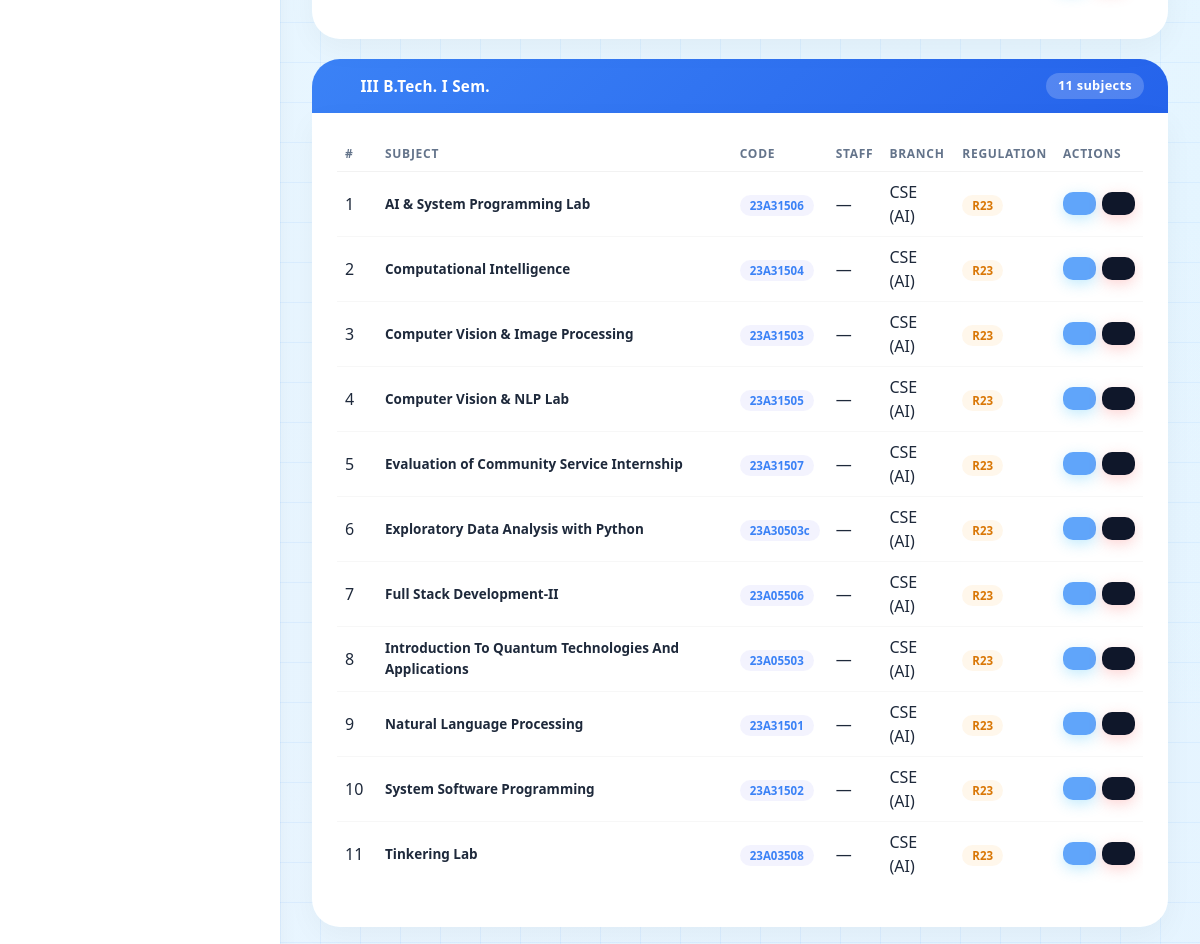
Page /subject/manage/ (signed in, middle part) on the earlier database version.
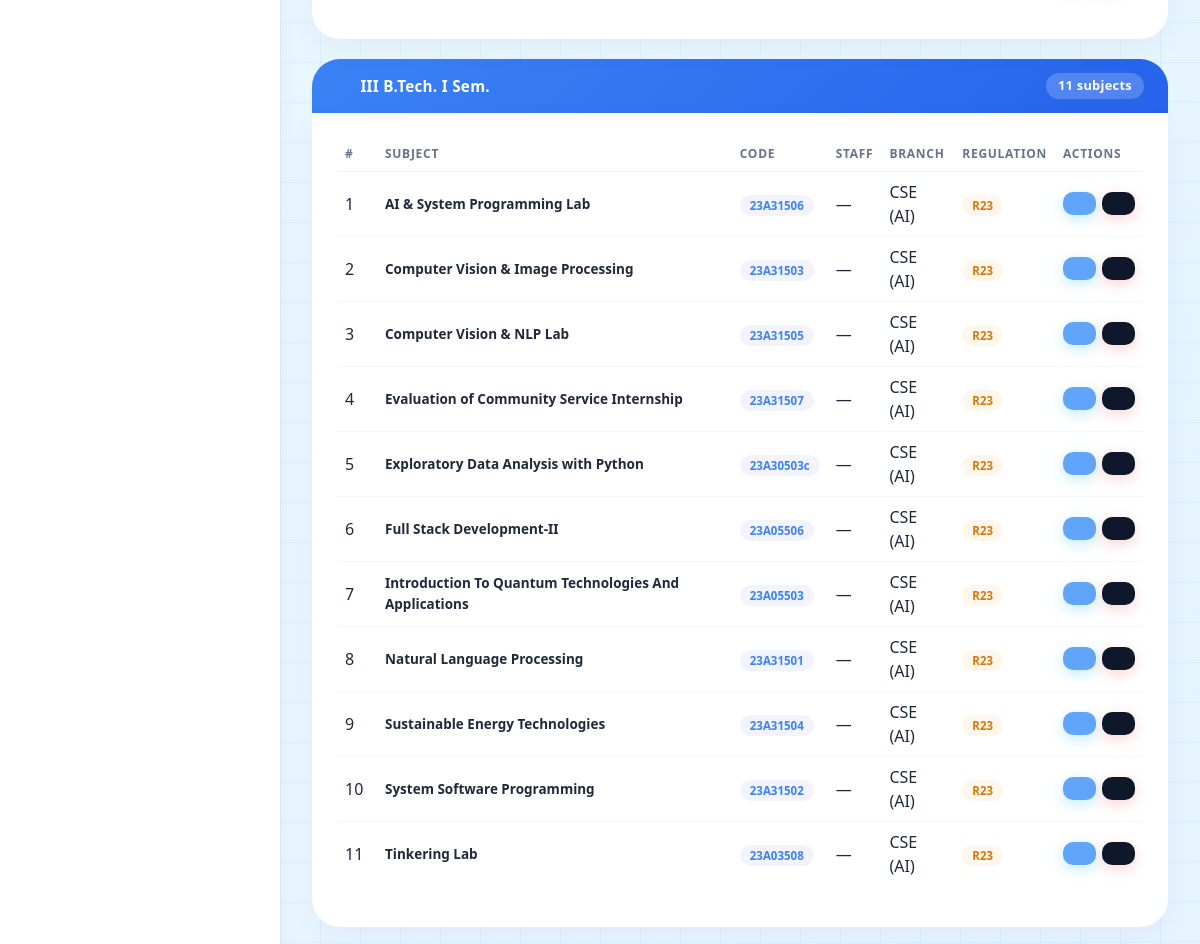
Same page on the later database version.
### main_app/models.py (models this page shows, shortened)
class Subject(models.Model):
    name = models.CharField(max_length=120)
    code = models.CharField(max_length=20, null=True, blank=True)
    max_marks = models.PositiveIntegerField(default=30)
    show_in_marks = models.BooleanField(default=True)
    staff = models.ForeignKey(Staff, on_delete=models.SET_NULL, null=True, blank=True)
    course = models.ForeignKey(Course, on_delete=models.CASCADE)
    regulation = models.ForeignKey(Regulation, on_delete=models.SET_NULL, null=True, blank=True)
    semester = models.CharField(max_length=1, choices=SEMESTER_CHOICES, null=True, blank=True)
    credits = models.FloatField(default=0)
    order = models.PositiveIntegerField(default=1, null=True, blank=True)
    updated_at = models.DateTimeField(auto_now=True)
    created_at = models.DateTimeField(auto_now_add=True)

class Course(models.Model):
    name = models.CharField(max_length=120)
    degree = models.ForeignKey(Degree, on_delete=models.CASCADE, null=True, blank=True)
    created_at = models.DateTimeField(auto_now_add=True)
    updated_at = models.DateTimeField(auto_now=True)

class Regulation(models.Model):
    name = models.CharField(max_length=120)
    course = models.ForeignKey(Course, on_delete=models.CASCADE, null=True, blank=True)
    session = models.ForeignKey(Session, on_delete=models.CASCADE, null=True, blank=True, verbose_name="Academic Year")
    created_at = models.DateTimeField(auto_now_add=True)
    updated_at = models.DateTimeField(auto_now=True)

### main_app/hod_views.py (the view)
# urls.py: path("subject/manage/", hod_views.manage_subject, name='manage_subject'),
def manage_subject(request):
    from collections import OrderedDict
    SEMESTER_DISPLAY = {
        '1': 'I B.Tech. I Sem.',
        '2': 'I B.Tech. II Sem.',
        '3': 'II B.Tech. I Sem.',
        '4': 'II B.Tech. II Sem.',
        '5': 'III B.Tech. I Sem.',
        '6': 'III B.Tech. II Sem.',
        '7': 'IV B.Tech. I Sem.',
        '8': 'IV B.Tech. II Sem.',
    }
    subjects = Subject.objects.all().select_related('staff__admin', 'course', 'regulation').order_by('semester', 'name')
    semester_subjects = OrderedDict()
    for sem_key in ['1', '2', '3', '4', '5', '6', '7', '8']:
        sem_name = SEMESTER_DISPLAY[sem_key]
        sem_subs = [s for s in subjects if s.semester == sem_key]
        semester_subjects[sem_name] = sem_subs
    unassigned = [s for s in subjects if not s.semester]
    if unassigned:
        semester_subjects['Unassigned'] = unassigned
    context = {
        'semester_subjects': semester_subjects,
        'page_title': 'Manage Subjects'
    }
    return render(request, "hod_template/manage_subject.html", context)

### main_app/models.py (called while the page is built)
    def __str__(self):
        return  self.first_name + " " + self.last_name

### main_app/templates/hod_template/manage_subject.html (shortened to what this page needs)
{% extends 'main_app/erpnext_base.html' %} {% load static %} {% block page_title %}{{ page_title }}{% endblock page_title %}
  {% block content %} {% for sem_name, subjects in semester_subjects.items %} <div class="semester-section">     <div class="semester-badge">         <span><i class="fas fa-layer-group me-2"></i> {{ sem_name }}</span>         <span class="count">{{ subjects|length }} subject{{ subjects|length|pluralize }}</span>     </div>     <div class="erpnext-card" style="border-top:none !important;">         <div class="card-body" style="padding:0;">             {% if subjects %}             <div class="table-responsive"                 style="border:none; box-shadow:none; border-radius:0; background:transparent; backdrop-filter:none;">                 <table class="table">                     <thead>                         <tr>                             <th style="width:40px;">#</th>                             <th>Subject</th>                             <th>Code</th>                             <th>Staff</th>                             <th>Branch</th>                             <th>Regulation</th>                             <th>Actions</th>                         </tr>                     </thead>                     <tbody>                         {% for subject in subjects %}                         <tr>                             <td>{{ forloop.counter }}</td>                             <td class="sub-name">{{ subject.name }}</td>                             <td><span class="sub-code-badge">{{ subject.code|default:"—" }}</span></td>                             <td>{{ subject.staff.admin|default:"—" }}</td>                             <td>{{ subject.course.name }}</td>                             <td>                                 {% if subject.regulation %}                                 <span class="regulation-badge">{{ subject.regulation.name }}</span>                                 {% else %}—{% endif %}                             </td>                             <td>                                 <div class="action-btn-group">                                     <a href="{% url 'edit_subject' subject.id %}" class="btn btn-info btn-sm"><i                                             class="fas fa-edit"></i></a>                                     <a href="{% url 'delete_subject' subject.id %}"                                         onclick="return confirm('Are you sure?')" class="btn btn-danger btn-sm"><i                                             class="fas fa-trash"></i></a>                                 </div>                             </td>                         </tr>                         {% endfor %}                     </tbody>                 </table>             </div>             {% else %}             <div class="no-subjects"><i class="fas fa-inbox me-2"></i> No subjects assigned to this semester</div>             {% endif %}         </div>     </div> </div> {% endfor %} {% endblock content %}

Differences in the rows shown:
changed Subject: name "Computational Intelligence" → "Sustainable Energy Technologies"; moves down the list
